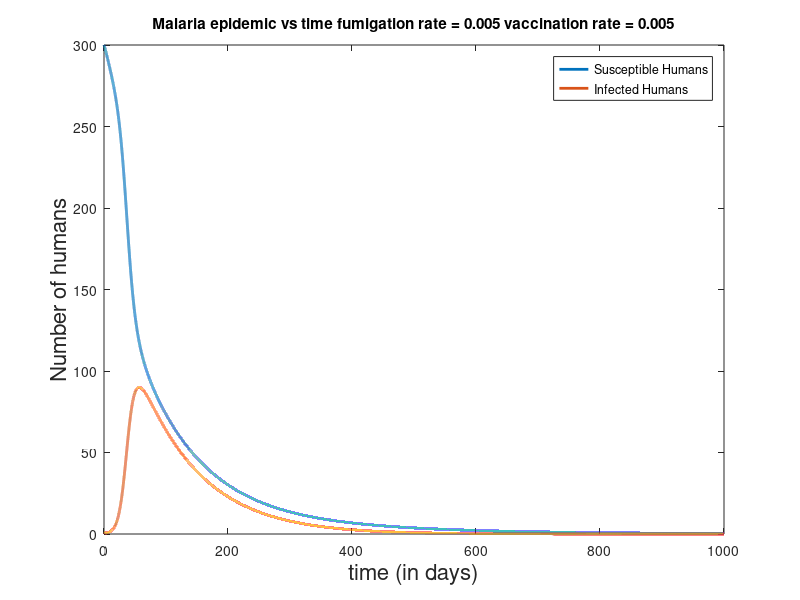
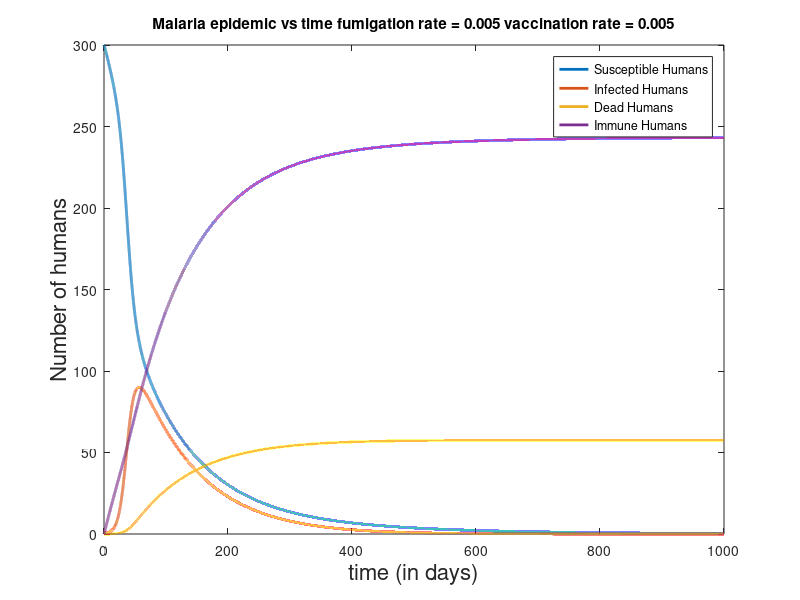
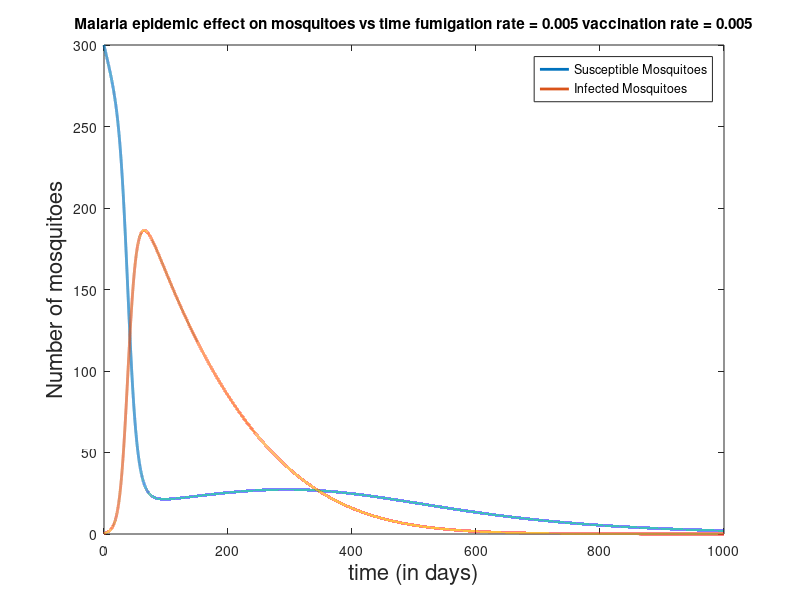

MATLAB code to generate these figures, in order:
% Code to simulate continuous vaccination in malaria modeling

clear
close all;

total_time=1000; % days
dt=1e-2;

N= total_time/dt;

pbite=0.3; % prob of mosq biting

reco_rate=0.3; % recovery rate
mald_rate=0.005; % human malaria death rate
immune_rate=0.01; % immunization rate

fumi_death_rate=0.005;  % % death rate of mosquitoes due to continuous fumigation
vacci_rate=0.005;    % immunization rate due to vaccination

mbirth_rate=0.01;   % mosquito birth rate
mdeath_rate=0.01;   % mosquito death rate

sus_humans=zeros(N,1);  % array storing no susceptible humans at each instant
inf_humans=zeros(N,1);  % array storing no of infected humans at each instant
dead_humans= zeros(N,1);    % array storing no of dead humans at each instant
immune_humans=zeros(N,1);   % array storing no of immune humans at each instant

sus_mosq= zeros(N,1);   % array storing no susceptible mosquitoes at each instant
inf_mosq= zeros(N,1);   % array storing no infected mosquitoes at each instant

% Initial Conditions

sus_humans(1)=300;  
inf_humans(1)=1;

inf_mosq(1)=0;
sus_mosq(1)=300;

time= zeros(N,1);

for i=1:N
    total_humans = sus_humans(i) + inf_humans(i) + immune_humans(i);
    
    sus_humans(i+1)=sus_humans(i)+ dt*(-(( sus_humans(i)*inf_mosq(i)*pbite )/ (sus_mosq(i)+inf_mosq(i)) ) + reco_rate*inf_humans(i) - vacci_rate*sus_humans(i)) ;  % /N needed?

    inf_humans(i+1)= inf_humans(i) +dt*( (( sus_humans(i)*inf_mosq(i)*pbite )/ (sus_mosq(i)+inf_mosq(i)) ) - inf_humans(i)*(reco_rate+mald_rate+immune_rate) );

    dead_humans(i+1)= dead_humans(i) +dt*(mald_rate*inf_humans(i));

    immune_humans(i+1)= immune_humans(i) + dt*(immune_rate*inf_humans(i) + vacci_rate*sus_humans(i)) ;

    sus_mosq(i+1)= sus_mosq(i) + dt*(-(( sus_mosq(i)*inf_humans(i)*pbite ) /(total_humans)) + (mbirth_rate)*(sus_mosq(i)+inf_mosq(i)) - (mdeath_rate + fumi_death_rate)*(sus_mosq(i))) ;

    inf_mosq(i+1)= inf_mosq(i) + dt*( ( sus_mosq(i)*inf_humans(i)*pbite )/(total_humans) - (mdeath_rate + fumi_death_rate)*(inf_mosq(i)) ) ;

    time(i+1)= time(i) +dt;
end

% plot of susceptible and infected humans 
plot(time,sus_humans,'LineWidth', 2);
title(['Malaria epidemic vs time fumigation rate = ' num2str(fumi_death_rate) ' vaccination rate = ' num2str(vacci_rate)]);
xlabel('time (in days)','FontSize',16);
ylabel('Number of humans','FontSize',16);

hold on
plot(time,inf_humans,'LineWidth', 2);

legend('Susceptible Humans','Infected Humans');


% plot of all humans
figure
plot(time,sus_humans,'LineWidth', 2);
title(['Malaria epidemic vs time fumigation rate = ' num2str(fumi_death_rate) ' vaccination rate = ' num2str(vacci_rate)]);
xlabel('time (in days)','FontSize',16);
ylabel('Number of humans','FontSize',16);

hold on
plot(time,inf_humans,'LineWidth', 2);

hold on
plot(time,dead_humans,'LineWidth', 2);

hold on
plot(time,immune_humans,'LineWidth', 2);

legend('Susceptible Humans','Infected Humans', 'Dead Humans', 'Immune Humans');


% plot for variation is mosquito population
figure
plot(time,sus_mosq,'LineWidth', 2);
title(['Malaria epidemic effect on mosquitoes vs time fumigation rate = ' num2str(fumi_death_rate) ' vaccination rate = ' num2str(vacci_rate)]);
xlabel('time (in days)','FontSize',16);
ylabel('Number of mosquitoes','FontSize',16);

hold on
plot(time,inf_mosq,'LineWidth', 2);

legend('Susceptible Mosquitoes','Infected Mosquitoes');